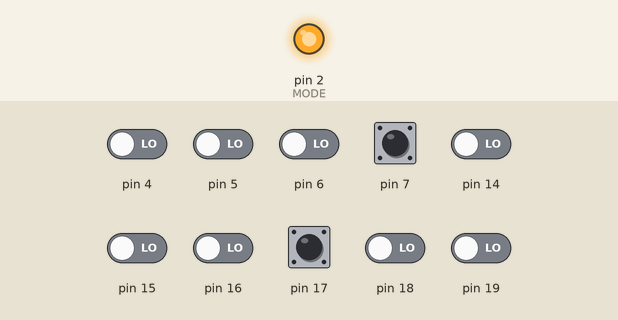
The sketch below on a simulated Arduino Uno, built with avr-gcc and run on an emulated ATmega328P. Parts: output pins drawn as LEDs (lit = HIGH). Inputs (shaded band) come from the test bench; at power-on: pin 7, pin 17 HIGH, pin 4–6, pin 14–16, pin 18, pin 19 LOW. Pins used as bus, display or sensor lines are not drawn; what the sketch prints to the serial monitor is not drawn.

Above: at 0.1 s.
Timing chart, 0 to 1.6 s (numbered marks = the images above):
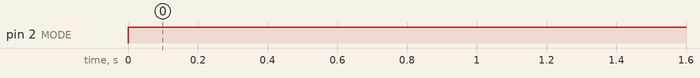

The sketch:

TMS9129VDPTest.ino
```cpp
/*
 * 9129 VDP Tester
 *
 * The CPU communicates with the VDP through an eight-bit bidirectional data bus, three control lines, and an interrupt line.
 * The three control signals are ~ (chip select read), CSW (chip
 * select write), and MODE. CSR and CSW determine whether the VDP gets information off the
 * data bus or puts information onto it. If ~ is active, the VDP will output information for the
 * CPU onto the data bus. If CSW is active, the VDP will get information sent by the CPU off the
 * data bus.
 *
 * To speed up IO, this sketch makes use of PORT_MANIPULATION (https://www.arduino.cc/en/Reference/PortManipulation) to quicky change
 * the mode (input/output) & write/read values of a series of PINs:
 * Arduino has a set of ports, each having a range of the I/O PINs:
 * See http://www.datasheetcafe.com/wp-content/uploads/2015/10/ATmega328P-Pinout-Datasheet.gif => Atmega 328P has PORTB (PB0-PB7), PORTC & PORTD
 *
 * This sketch uses PORTD & PORTC:
 *  PORTD: Arduino Digital pins 0-7
 *  PORTC: Arduino Analog pins A0-A7 (6&7 not being accessible - except on Adruino Mini)
 *
 * Each of these ports have 3 registers to manipulate them quicky / read & write from/to it:
 *    - DDRx: Data Direction Register for port x (e.g. DDRD => for PORT D = Arduino digital pins 0-7)
 *        => Writing a byte to it allows to set the I/O mode of every PIN at once (faster than doing that by 8 pinMode statements).

 *        e.g. DDRD = |       B11111110; => 1 set the corresponding PIN as output, 0 as input
 *                    |-> PIN  76543210
 *
 *                                                                 PIN    76543210
 *    - PORTx: the register for the state of the outputs => e.g. PORTD = B10101000; // sets digital pins 7,5,3 HIGH
 *
 *    - PINx: Input register variable It will read all of the digital input pins at the same time.
 *
 *           Removed code that did *not* make use of PORT_MANIPULATION as it did not get it to the final bytecode anyway,
 *           This due to the #define PORT_MANIPULATION & IFDEF PORT_MANIPULATION statements
 *
 * Arduino - VDP connections:
 *
 * VDP   ARDUINO
 * CD0 - 7 - PORTB |
 * CD1 - 6 - PORTB |
 * CD2 - 5 - PORTB |-> Databus lowest nibble >
 * CD3 - 4 - PORTB |
 *
 * CD4 - A3 - PORTC |
 * CD5 - A2 - PORTC |
 * CD6 - A1 - PORTC |-> Databus highest nibble >
 * CD7 - A0 - PORTC |
 *
 * !CSR   8 (chip select read)   |
 * !CSW   3 (chip select write)  |-> these define whether to write or read date to/from databus
 * MODE   2
 * !RESET  9
 *
 * Interrupt PIN from 9129 VDP is not connected > Would suggest to connect it to a free Interrupt capable PIN & attach an Interrupt Service Routine to it.
 *
 * Some investigation
 * - Backdrop: Display built of a range of planes stacked on each other. Backdrop is a plane that is larger then the other plane types => so you see a border.
 *      Backdrop colour is defined by 4 bits in VDP register 7 (0-F)
 *
 * - Interrupt line:
 *   Needs to be enabled: configured in VDP register 1, bit 2 (p 5-2 VDP programmer's guide):
 *   Bit 2 = IE (Interrupt Enable)
      0 -Disables VDP interrupt
      1 -Enables VDP interrupt
        If the VDP interrupt is connected in hardware and enabled by this bit, it will occur at the end of
        the active screen display area, just before vertical retrace starts. Exceptionally smooth, clean
        pattern drawing and sprite movement can be achieved by writing to the VDP during the period
        this interrupt is active.

 * - To reset the interrupt, the status register needs to be read
 */

#define MODE 2
#define CSW 3
#define CSR 8
#define RESET 9

//int bytePins[8] =   { 14, 15, 16, 17, 4, 5, 6, 7 }; => No longer used

void setDBReadMode() {
  //PIN          76543210
  DDRD = DDRD & B00001111; // Set Pin 4..7 as inputs (leave 0-3 untouched). High nibble of databus (Data Direction Register Port D) !!
  DDRC = DDRC & B11110000; // Set Analog pin 0..3 as inputs (Data Direction Register Port C) !! Doing the & with 0, forces A4-A7 0-3 as inputs - no problem as unused :-)
}

void setDBWriteMode() {
  //PIN          76543210
  DDRD = DDRD | B11110000; // Set Pin 4..7 as outputs (leave 0-3 untouched). High nibble of databus.
  DDRC = DDRC | B00001111; // Set Analog pin 0..3 as outputs, leave others untouched
}

void reset() {
  Serial.println("Resetting");
  digitalWrite(RESET, HIGH);
  delayMicroseconds(100);
  digitalWrite(RESET, LOW);
  delayMicroseconds(5);
  digitalWrite(RESET, HIGH);
}

inline void setPort(unsigned char value) { //TODO: check for correctness
    PORTD = (PIND & 0x0F) | (value & 0xF0); //Sets value of the PINS on PORTD (0-7)
    PORTC = (PINC & 0xF0) | (value & 0x0F);
}

inline unsigned char readPort() { //TODO: check for correctness
    unsigned char memByte = 0;
    memByte  = (PIND & 0xF0) | (PINC & 0x0F);
    return memByte;
}

//Writes a byte to databus for register access
void writeByte( unsigned char value) {
    setDBWriteMode();
    setPort(value);
    digitalWrite(MODE, HIGH);
    digitalWrite(CSW, LOW);
    delayMicroseconds(10);
    digitalWrite(CSW, HIGH);
    setDBReadMode();
}

//Reads a byte from databus for register access
unsigned char  readByte( ) {
    unsigned char memByte = 0;
    digitalWrite(MODE, HIGH);
    digitalWrite(CSR, LOW);
    delayMicroseconds(10);
    memByte = readPort();
    digitalWrite(CSR, HIGH);
    return memByte;
}

//Writes a byte to databus for vram access
void writeByteToVRAM( unsigned char value) {
    digitalWrite(MODE, LOW);
    digitalWrite(CSW, LOW);
    setDBWriteMode();
    setPort(value);
    delayMicroseconds(10);
    digitalWrite(CSW, HIGH);
    setDBReadMode();
    delayMicroseconds(10);
}

//Reads a byte from databus for vram access
unsigned char  readByteFromVRAM( ) {
    unsigned char memByte = 0;
    digitalWrite(MODE, LOW);
    digitalWrite(CSR, LOW);
    delayMicroseconds(1);
    memByte = readPort();
    digitalWrite(CSR, HIGH);
    delayMicroseconds(10);
    return memByte;
}


void setRegister(unsigned char registerIndex, unsigned char value) {
  writeByte(value);
  writeByte(0x80 | registerIndex);
}

void setWriteAddress( unsigned int address) {
  writeByte((address & 0xFFC0)>>6);
  writeByte(0x40 | (address & 0x3F));
}

void setReadAddress( unsigned int address) {
  writeByte((address & 0xFFC0)>>6);
  writeByte((address & 0x3F));
}

void setup() {
  setDBReadMode();
  Serial.begin(115200);
  pinMode(MODE, OUTPUT);
  pinMode(RESET, OUTPUT);
  pinMode(CSW, OUTPUT); //
  pinMode(CSR, OUTPUT);

  digitalWrite(RESET, HIGH);
  digitalWrite(MODE, HIGH);
  digitalWrite(CSW, HIGH);
  digitalWrite(CSR, HIGH);

  reset();
  delay(2000);

/*
 *   Needs to be enabled: configured in VDP register 1, bit 2 (p 5-2 VDP programmer's guide):
 *   Bit 2 = IE (Interrupt Enable)
      0 -Disables VDP interrupt
      1 -Enables VDP interrupt
 **/

  setRegister(0, 0x00);   //Graphics I Mode
  setRegister(1, 0xE0);   //Graphics I Mode + INTERRUPT
 /*  This sets register 1 to 0xE0 (B11100000) => So bit 0, 1 & 2 are set, meaning:
  *    - Selecting 16Kb of VRAM (bit 0)
  *    - Enable the active display (bit 1)
  *    - Enable interrupt (bit 2)
  */

  setRegister(2, 0x00);   //Name table
  setRegister(3, 0x00);
  setRegister(4, 0x00);   //Pattern generator
  setRegister(5, 0x00);
  setRegister(6, 0x00);
  setRegister(7, 0x00);

  Serial.println("Clearing RAM");
  setWriteAddress(0);
  for (int i = 0;i<16384;i++) {
    writeByteToVRAM(0);
  }

   setWriteAddress(0x0);
   for (int i = 0x800;i<16384;i=i+8) {
   writeByteToVRAM(0x20);
   writeByteToVRAM(0x50);
   writeByteToVRAM(0x88);
   writeByteToVRAM(0x88);
   writeByteToVRAM(0xF8);
   writeByteToVRAM(0x88);
   writeByteToVRAM(0x88);
   writeByteToVRAM(0x00);
   }
}

int i = 0;
void loop() {

  //Testing the Backdrop Colors, defined by four bits in Register 7
  //The lower four bits contain the color for the Backdrop in all modes
  setRegister(7, 0x50 | i);
  delay(1000);
  i = i + 1;
  if (i>15) i = 0;

//Writing into PATERN table?

   setWriteAddress(0x0);
   for (int j = 0x800;j<2057;j=j+8) {
   writeByteToVRAM(0x20);
      delay(300);
   writeByteToVRAM(0x50);
      delay(300);
   writeByteToVRAM(0x88);
      delay(300);
   writeByteToVRAM(0x88);
      delay(300);
   writeByteToVRAM(0xF8);
      delay(300);
   writeByteToVRAM(0x88);
      delay(300);
   writeByteToVRAM(0x88);
      delay(300);
   writeByteToVRAM(0x00);
      delay(300);
  /*
   *
   * READING THE VDP STATUS REGISTER to reset the interrupt that could have been fired. Note, better to connect the VDP's interrupt pin to Arduino & call the 3 lines below in the ISR.
   * The Status Register contents can be read with a single byte transfer, just by doing a read from
   * address Hex C002 (see Table 4-2, p 4-1 VDP programmer's guide).
   */
  setReadAddress(0xC002);
  setDBReadMode();
  readByte(); //Read from the status register (quick & dirty, discarding the result)
   }
}
```
